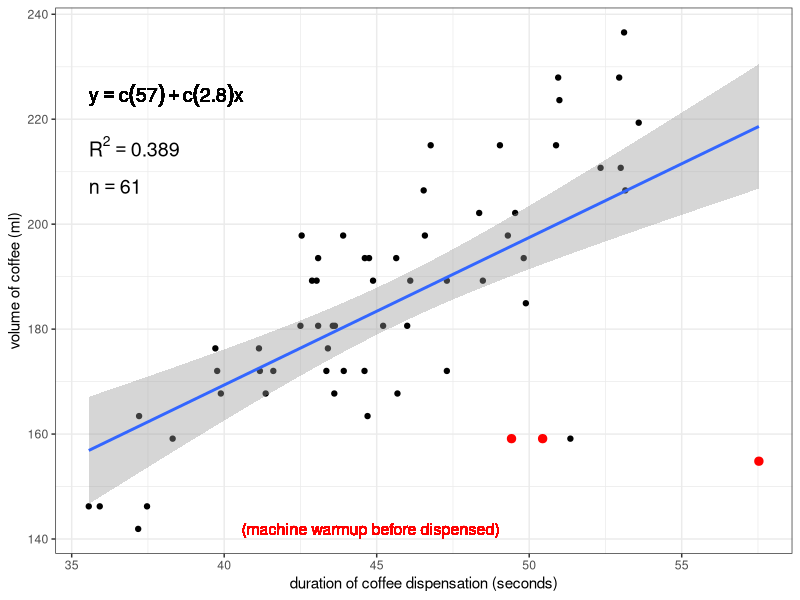
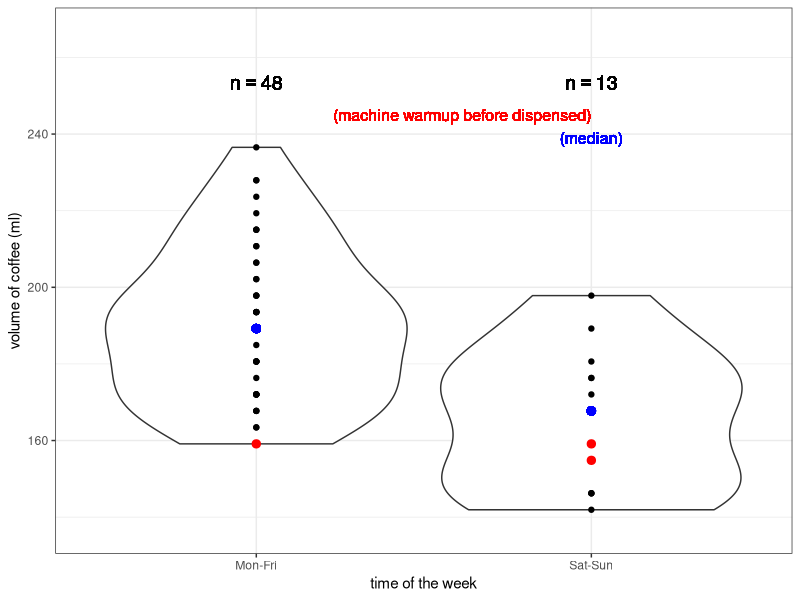
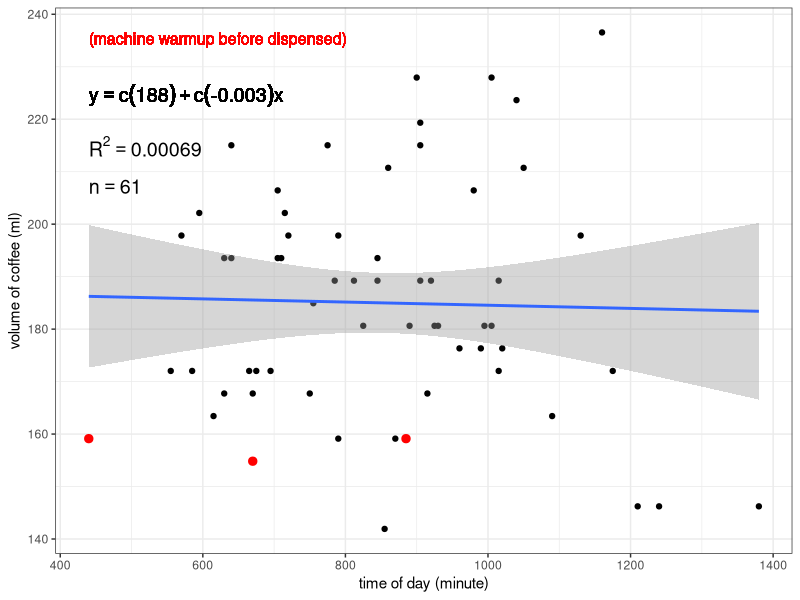
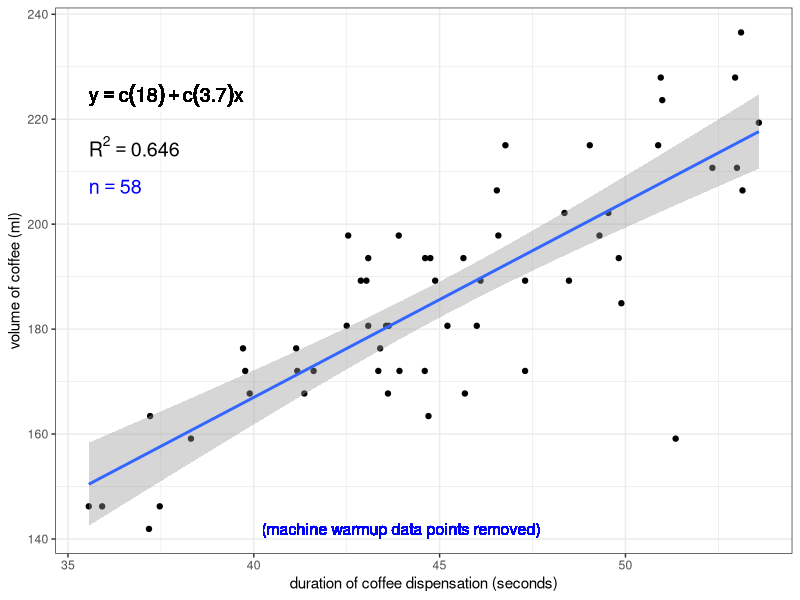

Write R code to recreate these figures, in order.

### How does the espresso machine vary in the volume of
### coffee it dispenses for a single "large" cup?

setwd("/home/sam/Dropbox/github/coffee-data")
#setwd("wherever you put this file after downloading it")
library(ggplot2)
df <- read.csv("coffee-data.csv")

# sample size
n <- length(df$duration)
# label to print sample size in subsequent plot
n.text <- paste("n == ", n)
# data.frame of sample size label and coordinates
# at which to print it on the plot
n.df <- data.frame(n.text, x=min(df$duration), y=0.87*max(df$volume))

################################
### Volume vs. duration (duration of coffee dispensation)
{
# calculate R-squared value
rsq <- signif(summary(lm(df$volume ~ df$duration))$r.squared, digits=3)
# make a label to print R-squared value in subsequent plot
rsq.text <- paste("R^2 == ",rsq)
# make a data.frame of R-squared value label and coordinates
# at which to print it on the plot
rsq.df <- data.frame(rsq.text,x=min(df$duration),y=0.9*max(df$volume))

# function to extract regression equation
lm_eqn <- function(df)
{
  m <- lm(df$volume ~ df$duration)
  eq <- substitute(y == a + b*x, 
                   list(a = format(coef(m)[1], digits = 2), 
                        b = format(coef(m)[2], digits = 2)))
  as.character(as.expression(eq))                 
}

# generate plot w/ simple linear regression overlayed
plot <- ggplot(df, aes(duration, volume)) +
  geom_point() +
  stat_smooth(method="lm") +
  xlab("duration of coffee dispensation (seconds)") +
  ylab("volume of coffee (ml)") +
  theme(axis.text=element_text(size=4), axis.title=element_text(size=5)) +
  theme_bw()

# add regression equation to plot
plot <- plot + 
  geom_text(data=n.df, aes(x,y,label=n.text),parse=TRUE,hjust=0,vjust=0,size=5) +
  geom_text(data=rsq.df, aes(x,y,label=rsq.text),parse=TRUE,hjust=0,vjust=0,size=5) +
  geom_text(aes(x=min(df$duration),y=0.94*max(df$volume),label=lm_eqn(df)),parse=TRUE,hjust=0,vjust=0,size=5)

# add a layer that highlights the last data point recorded
#plot <- plot +
#  geom_point(data=df[length(df$duration),],color="red",size=2.5)

# add a layer that highlights data points where espresso machine 
# had to "warm up" before dispensing coffee
plot <- plot +
  geom_point(data=df[df$warmup%in%"yes",], color="red", size=2.5) +
  geom_text(aes(x=mean(df$duration)-5,y=min(df$volume),label="(machine warmup before dispensed)"),
           hjust=0,vjust=0.5,color="red",size=4)

# print plot in R window
plot

# save plot directly to file as a .jpeg
jpeg("coffee-volume-vs-duration.jpeg", width=7, height=5, units="in", res=300)
print(plot)
dev.off()
}



################################
### Distributions of volume dispensed: weekdays vs. weekends
{
df$workday <- factor(df$workday)

# median volumes for weekday and weekend categories
med.week <- median(df$volume[df$workday%in%"Mon-Fri"])
med.wkend <- median(df$volume[df$workday%in%"Sat-Sun"])

# generate violin-and-boxplot plot with points overlayed
vol.workday <- ggplot(df, aes(workday, volume)) +
  geom_violin() +
  geom_point() +
  # plot points representing median volumes for weekdays and weekends
  geom_point(aes(x="Mon-Fri",y=med.week),color="blue",size=2.5) +
  geom_point(aes(x="Sat-Sun",y=med.wkend),color="blue",size=2.5) +
  xlab("time of the week") +
  ylab("volume of coffee (ml)") +
  theme(axis.text=element_text(size=4), axis.title=element_text(size=5)) +
  coord_cartesian(ylim=c(min(df$volume)-5,max(df$volume)+30)) +
  theme_bw()

# add sample sizes for weekdays and weekends
vol.workday <- vol.workday +
  geom_text(aes(x="Mon-Fri",y=max(df$volume)+15,
                label=paste("n == ", length(df$workday[which(df$workday%in%"Mon-Fri")]))),
            parse=TRUE,hjust=0.5,vjust=0,size=5) +
  geom_text(aes(x="Sat-Sun",y=max(df$volume)+15,
                label=paste("n == ", length(df$workday[which(df$workday%in%"Sat-Sun")]))),
            parse=TRUE,hjust=0.5,vjust=0,size=5)

# add layer highlighting points where espresso machine needed to
# "warm up" before dispensing coffee
vol.workday <- vol.workday +
  geom_point(data=df[df$warmup%in%"yes",], color="red", size=2.5) +
  geom_text(aes(x="Sat-Sun", y=max(df$volume)+10, label="(machine warmup before dispensed)"),
            hjust=1,vjust=1,size=4,color="red") +
  geom_text(aes(x="Sat-Sun", y=max(df$volume)+4, label="(median)"),
          hjust=0.5,vjust=1,size=4,color="blue")

# print plot in R window
vol.workday

# save plot to file as .jpeg
jpeg("coffee-volume-by-workday.jpeg", width=7, height=5, units="in", res=300)
print(vol.workday)
dev.off()
}



################################
### Volume vs. time of day
{
library(plyr)

# convert HH:MM to numeric time (minutes)
df$time <- as.character(df$time) # converts from factor to character
df$time.minutes <- as.numeric(ldply(strsplit(df$time, ":"))[[1]])*60 + 
  as.numeric(ldply(strsplit(df$time, ":"))[[2]])

# calculate R-squared value for volume ~ time of day
rsq <- signif(summary(lm(df$volume ~ df$time.minutes))$r.squared, digits=3)
# make a label to print R-squared value in subsequent plot
rsq.text <- paste("R^2 == ",rsq)
# make a data.frame of R-squared value label and coordinates
# at which to print it on the plot
rsq.df <- data.frame(rsq.text,x=min(df$time.minutes),y=0.9*max(df$volume))

# function to extract regression equation
lm_eqn <- function(df)
{
  m <- lm(df$volume ~ df$time.minutes)
  eq <- substitute(y == a + b*x, 
                   list(a = format(coef(m)[1], digits = 2), 
                        b = format(coef(m)[2], digits = 2)))
  as.character(as.expression(eq))                 
}

# but wait, we need new plotting coordinates for n that correspond to the x range
n.df <- data.frame(n.text, x=min(df$time.minutes), y=0.87*max(df$volume))

# generate plot of volume vs. time of day
plot.time <- ggplot(df, aes(time.minutes, volume)) +
  geom_point() +
  stat_smooth(method="lm") +
  xlab("time of day (minute)") +
  ylab("volume of coffee (ml)") +
  theme(axis.text=element_text(size=4), axis.title=element_text(size=5)) +
  theme_bw()

# add regression equation to plot
plot.time <- plot.time + 
  geom_text(data=n.df, aes(x,y,label=n.text),parse=TRUE,hjust=0,vjust=0,size=5) +
  geom_text(data=rsq.df, aes(x,y,label=rsq.text),parse=TRUE,hjust=0,vjust=0,size=5) +
  geom_text(aes(x=min(df$time.minutes),y=0.94*max(df$volume),label=lm_eqn(df)),parse=TRUE,hjust=0,vjust=0,size=5)

# add a layer that highlights the last data point recorded
#plot <- plot +
#  geom_point(data=df[length(df$duration),],color="red",size=2.5)

# add a layer that highlights data points where espresso machine 
# had to "warm up" before dispensing coffee
plot.time <- plot.time +
  geom_point(data=df[df$warmup%in%"yes",], color="red", size=2.5)+
  geom_text(aes(x=min(df$time.minutes),y=max(df$volume),label="(machine warmup before dispensed)"),
            hjust=0,vjust=1,color="red",size=4)

# print plot in R window
plot.time

# save plot directly to file as a .jpeg
jpeg("coffee-volume-vs-time-of-day.jpeg", width=7, height=5, units="in", res=300)
print(plot.time)
dev.off()
}



################################
### Volume vs. duration (duration of coffee dispensation)
### EXCLUDING instances where machine had to warm up
{
  # subset df by removing machine warmup rows
  # (this is a quick-and-dirty way, and not an advisable habit for handling data)
  df <- df[df$warmup%in%"no",]
  
  # recalculate sample size
  n <- length(df$duration)
  # label to print sample size in subsequent plot
  n.text <- paste("n == ", n)
  # data.frame of sample size label and coordinates
  # at which to print it on the plot
  n.df <- data.frame(n.text, x=min(df$duration), y=0.87*max(df$volume))
  
  # calculate R-squared value
  rsq <- signif(summary(lm(df$volume ~ df$duration))$r.squared, digits=3)
  # make a label to print R-squared value in subsequent plot
  rsq.text <- paste("R^2 == ",rsq)
  # make a data.frame of R-squared value label and coordinates
  # at which to print it on the plot
  rsq.df <- data.frame(rsq.text,x=min(df$duration),y=0.9*max(df$volume))
  
  # function to extract regression equation
  lm_eqn <- function(df)
  {
    m <- lm(df$volume ~ df$duration)
    eq <- substitute(y == a + b*x, 
                     list(a = format(coef(m)[1], digits = 2), 
                          b = format(coef(m)[2], digits = 2)))
    as.character(as.expression(eq))                 
  }
  
  # generate plot w/ simple linear regression overlayed
  plot.no.warmup <- ggplot(df, aes(duration, volume)) +
    geom_point() +
    stat_smooth(method="lm") +
    xlab("duration of coffee dispensation (seconds)") +
    ylab("volume of coffee (ml)") +
    theme(axis.text=element_text(size=4), axis.title=element_text(size=5)) +
    theme_bw()
  
  # add regression equation to plot
  plot.no.warmup <- plot.no.warmup + 
    geom_text(data=n.df, aes(x,y,label=n.text),parse=TRUE,hjust=0,vjust=0,size=5,color="blue") +
    geom_text(data=rsq.df, aes(x,y,label=rsq.text),parse=TRUE,hjust=0,vjust=0,size=5) +
    geom_text(aes(x=min(df$duration),y=0.94*max(df$volume),label=lm_eqn(df)),parse=TRUE,hjust=0,vjust=0,size=5)
  
  # add a layer that highlights the last data point recorded
  #plot <- plot +
  #  geom_point(data=df[length(df$duration),],color="red",size=2.5)
  
  # add a layer that highlights data points where espresso machine 
  # had to "warm up" before dispensing coffee
  plot.no.warmup <- plot.no.warmup +
    geom_text(aes(x=mean(df$duration)-5,y=min(df$volume),label="(machine warmup data points removed)"),
              hjust=0,vjust=0.5,color="blue",size=4)
  
  # print plot in R window
  plot.no.warmup
  
  # save plot directly to file as a .jpeg
  jpeg("coffee-volume-vs-duration-excluding-warmup-data.jpeg", width=7, height=5, units="in", res=300)
  print(plot.no.warmup)
  dev.off()
}
